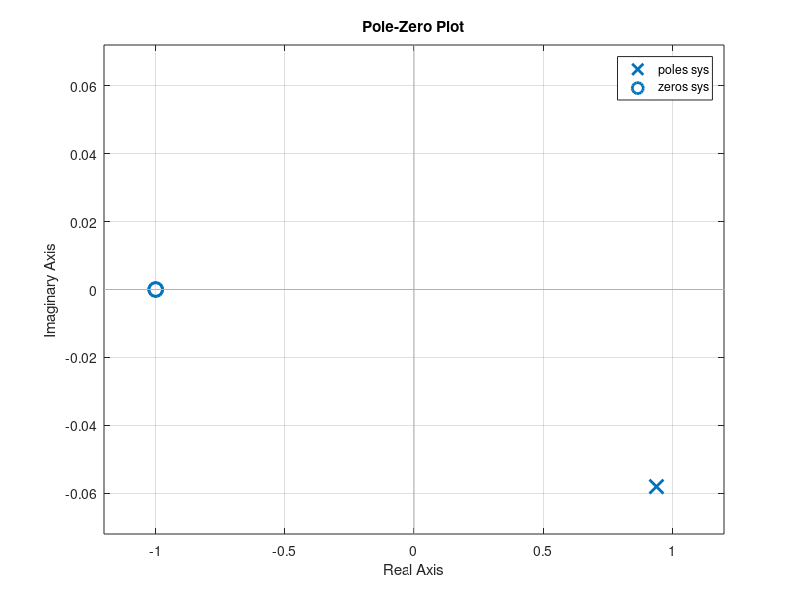
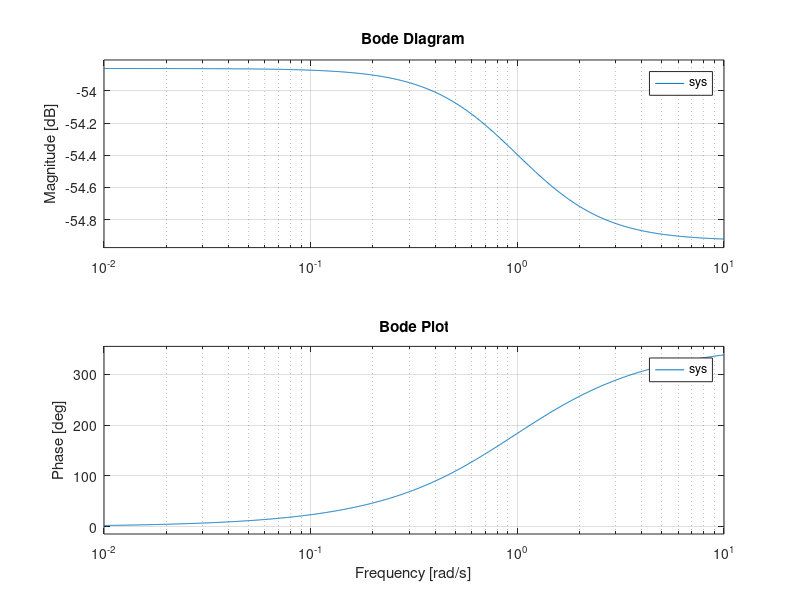

Reproduce these figures in MATLAB, in order.
a=1+mod(109,3);
% Given parameters
alpha = 1;           % Maximum passband ripple in dB
stopband_attenuation = 40; % Minimum stopband attenuation in dB
Fs = 720;            % Sampling frequency in samples/sec
Fp = 10;             % Passband edge frequency in Hz
Fstop = 20;          % Stopband edge frequency in Hz

% Calculate normalized cutoff frequency (Wc)
Wc = 2 * Fp / Fs;

% Determine filter order (N) using the formula for Butterworth filter
N = ceil(0.5 * log10((10^(0.1*stopband_attenuation) - 1) / (10^(0.1*alpha) - 1)) / log10(1/Wc));

% Design the Butterworth filter
[b, a] = butter(N, Wc);

% Find the transfer function
sys = tf(b, a);

% Plot the pole-zero plot
figure;
pzmap(sys);
title('Pole-Zero Plot');
grid on;

% Plot the Bode plot
figure;
bode(sys);
title('Bode Plot');
grid on;
